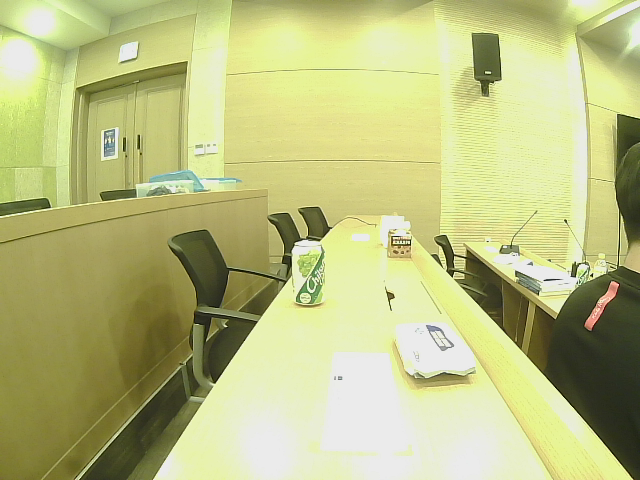
#> input picture etc/2.png, 640 x 480 px, found by its file name
$ python BEV2_video.py
#> lines starting #> are read from the running program, lines starting #| are printed output that depends on the picture
import numpy as np
import math
import cv2


### Camera coordinate to vehicle coordinate(ISO)
def RotX(Pitch):
      Pitch = np.deg2rad(Pitch)
      return [[1, 0, 0], [0, math.cos(Pitch), -math.sin(Pitch)], [0, math.sin(Pitch), math.cos(Pitch)]]

def RotY(Yaw):
      Yaw = np.deg2rad(Yaw)
      return [[math.cos(Yaw), 0, math.sin(Yaw)], [0, 1, 0], [-math.sin(Yaw), 0, math.cos(Yaw)]]

def RotZ(Roll):
      Roll = np.deg2rad(Roll)
      return [[math.cos(Roll), -math.sin(Roll), 0], [math.sin(Roll), math.cos(Roll), 0], [0, 0, 1]]

### Camera parameter setting
ImageSize = (480, 640)
FocalLength = (356.45577614, 327.58890684) #초점 거리
PrinciplePoint = (333.7286132, 225.21681511) # 카메라 렌즈의 중심
IntrinsicMatrix = ((FocalLength[0], 0, 0), (0, FocalLength[1], 0), (PrinciplePoint[0], PrinciplePoint[1], 1)) #내부 파라미터
Height =2.25  #2.1798
Pitch = 7 # 14
Yaw = 3
Roll = 0

### Bird's eye view setting
DistAhead = 30 #30
SpaceToOneSide = 6 #6
BottomOffset = 2.5 #3.0

OutView = (BottomOffset, DistAhead, -SpaceToOneSide, SpaceToOneSide)
OutImageSize = [math.nan, 250]

WorldHW = (abs(OutView[1]-OutView[0]), abs(OutView[3]-OutView[2]))

Scale = (OutImageSize[1]-1)/WorldHW[1]
ScaleXY = (Scale, Scale)

OutDimFrac = Scale*WorldHW[0]
OutDim = round(OutDimFrac)+1
OutImageSize[0] = OutDim

### Homography Matrix Compute

#Translation Vector
Rotation = np.matmul(np.matmul(RotZ(-Yaw),RotX(90-Pitch)),RotZ(Roll))
TranslationinWorldUnits = (0, 0, Height)
Translation = [np.matmul(TranslationinWorldUnits, Rotation)]

#Rotation Matrix
RotationMatrix = np.matmul(RotY(180), np.matmul(RotZ(-90), np.matmul(RotZ(-Yaw), np.matmul(RotX(90-Pitch), RotZ(Roll)))))

#Camera Matrix
CameraMatrix = np.matmul(np.r_[RotationMatrix, Translation], IntrinsicMatrix)
CameraMatrix2D = np.r_[[CameraMatrix[0]], [CameraMatrix[1]], [CameraMatrix[3]]]

#Compute Vehicle-to-Image Projective Transform
VehicleHomo = np.linalg.inv(CameraMatrix2D)

AdjTransform = ((0, -1, 0), (-1, 0, 0), (0, 0, 1))
BevTransform = np.matmul(VehicleHomo, AdjTransform)

DyDxVehicle = (OutView[3], OutView[1])
tXY = [a*b for a,b in zip(ScaleXY, DyDxVehicle)]

#test = np.array([[1.,0.,0.],[0.,1.,0.],[0.,0.,1.]])
ViewMatrix = ((ScaleXY[0], 0, 0), (0, ScaleXY[1], 0), (tXY[0]+1, tXY[1]+1, 1))

T_Bev = np.matmul(BevTransform, ViewMatrix)
T_Bev = np.transpose(T_Bev)


### Main
src = cv2.imread("2.PNG", cv2.IMREAD_COLOR)
#> src is the input picture: shape (480, 640, 3); mean B, G, R 129.9, 190.1, 186.6

BirdEyeView = cv2.warpPerspective(src, T_Bev, (OutImageSize[1], OutImageSize[0]))
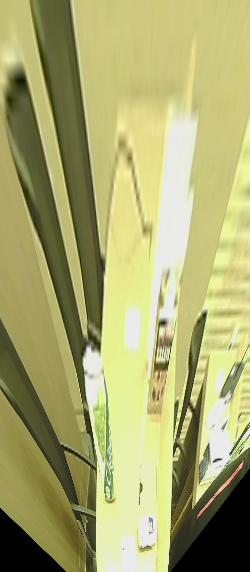
#> BirdEyeView: shape (572, 250, 3); mean B, G, R 111.4, 169.4, 170

cv2.imshow("BEV", BirdEyeView)
cv2.waitKey(0)
cv2.destroyAllWindows()


### Distance

#Vehicle to Image
toOriginalImage = np.linalg.inv(np.transpose(T_Bev))
Trans = np.linalg.inv(np.matmul(toOriginalImage, VehicleHomo))
VehiclePoint = [[20, 0]]
XV = np.r_[VehiclePoint[0], np.shape(VehiclePoint)[0]]
UV = np.matmul(XV, Trans)

UV[0:2] = UV[0:2]/UV[2]
ImagePoints = list(map(int, UV[0:2]))

print(ImagePoints)
annotatedBEV1 = cv2.drawMarker(BirdEyeView, ImagePoints, (0,0,255))
cv2.putText(annotatedBEV1, "20 meters", ImagePoints, cv2.FONT_HERSHEY_DUPLEX, 0.5, (0,255,0))
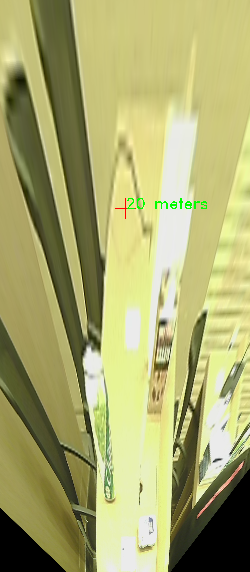
#> annotatedBEV1: shape (572, 250, 3); mean B, G, R 111, 169.4, 169.6

#cv2.imshow("BEV", annotatedBEV1)
#cv2.waitKey(0)
#cv2.destroyAllWindows()

#Image to Vehicle
toOriginalImage = np.linalg.inv(np.transpose(T_Bev))
Trans = np.matmul(toOriginalImage, VehicleHomo)
ImagePoint = [[120, 400]]

UI = ImagePoint
UI = np.r_[ImagePoint[0], np.shape(ImagePoint)[0]]
XI = np.matmul(UI, Trans)

XI[0:2] = XI[0:2]/XI[2]
XAhead = XI[0]

annotatedBEV2 = cv2.drawMarker(BirdEyeView, ImagePoint[0], (0,0,255))
cv2.putText(annotatedBEV2, str(round(XAhead, 2))+" meters", ImagePoint[0], cv2.FONT_HERSHEY_DUPLEX, 0.5, (0,255,0))
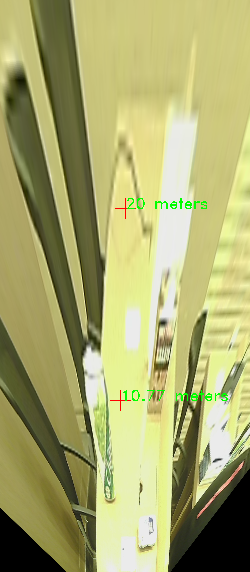
#> annotatedBEV2: shape (572, 250, 3); mean B, G, R 110.7, 169.4, 169.2

cv2.imshow("BEV", annotatedBEV2)
cv2.waitKey(0)
cv2.destroyAllWindows()

$ run again, with etc/1.png copied over etc/2.png
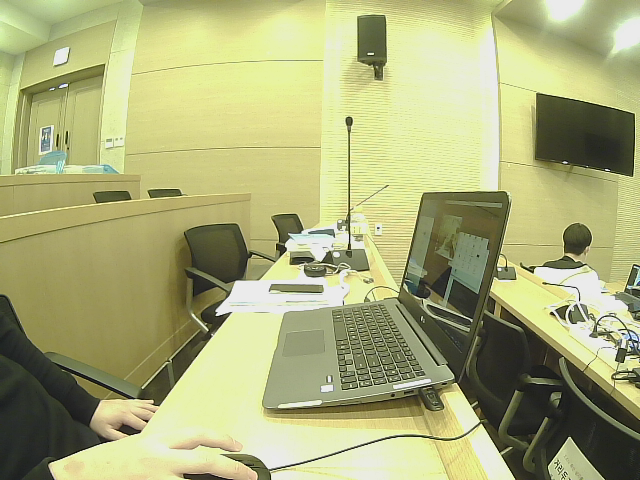
#> input picture etc/1.png, 640 x 480 px, found by its file name
#> src is the input picture: shape (480, 640, 3); mean B, G, R 121.9, 173, 170.3
#> `cv2.putText(annotatedBEV1, "20 meters", ImagePoints, cv2.FONT_HERSHEY_..`:
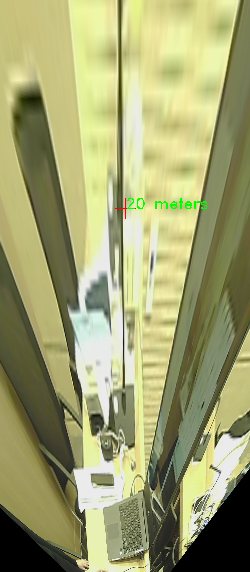
#> annotatedBEV1: shape (572, 250, 3); mean B, G, R 113.1, 162.2, 160.5
#> `cv2.putText(annotatedBEV2, str(round(XAhead, 2))+" meters", ImagePoint..`:
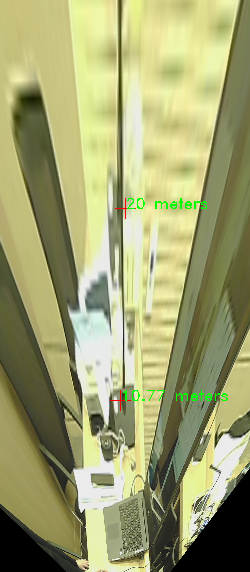
#> annotatedBEV2: shape (572, 250, 3); mean B, G, R 112.9, 162.4, 160.3

$ run again, with etc/123.png copied over etc/2.png
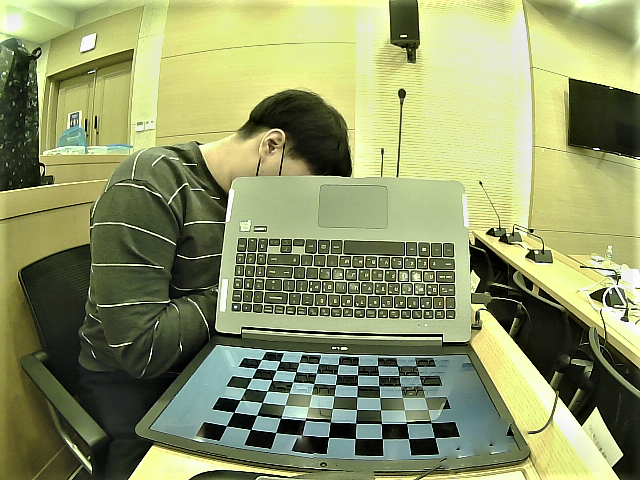
#> input picture etc/123.png, 640 x 480 px, found by its file name
#> src is the input picture: shape (480, 640, 3); mean B, G, R 103.3, 149.6, 141.5
#> `cv2.putText(annotatedBEV1, "20 meters", ImagePoints, cv2.FONT_HERSHEY_..`:
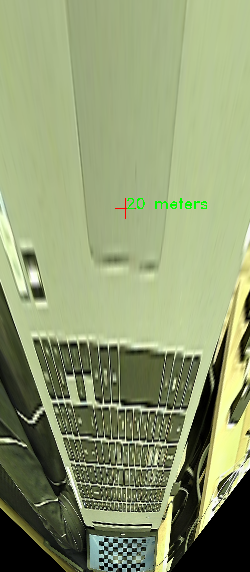
#> annotatedBEV1: shape (572, 250, 3); mean B, G, R 112.6, 153.7, 141.9
#> `cv2.putText(annotatedBEV2, str(round(XAhead, 2))+" meters", ImagePoint..`:
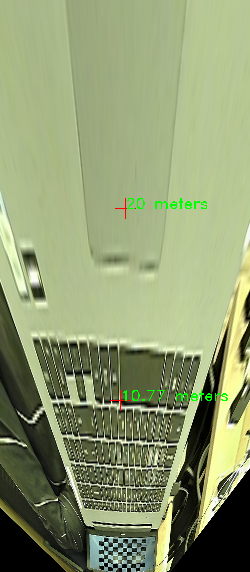
#> annotatedBEV2: shape (572, 250, 3); mean B, G, R 112.4, 154, 141.7
